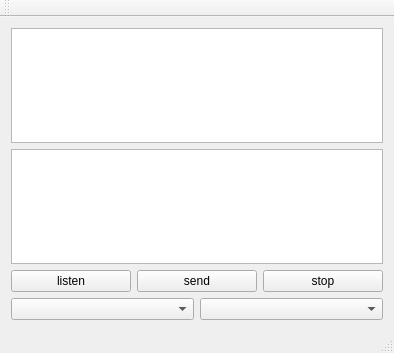
<?xml version="1.0" encoding="UTF-8"?>
<ui version="4.0">
 <class>MainWindow</class>
 <widget class="QMainWindow" name="MainWindow">
  <property name="geometry">
   <rect>
    <x>0</x>
    <y>0</y>
    <width>394</width>
    <height>353</height>
   </rect>
  </property>
  <property name="windowTitle">
   <string>MainWindow</string>
  </property>
  <widget class="QWidget" name="centralWidget">
   <layout class="QGridLayout" name="gridLayout">
    <item row="0" column="0">
     <widget class="QTextEdit" name="read"/>
    </item>
    <item row="1" column="0">
     <widget class="QTextEdit" name="write"/>
    </item>
    <item row="2" column="0">
     <layout class="QHBoxLayout" name="horizontalLayout">
      <item>
       <widget class="QPushButton" name="listen">
        <property name="text">
         <string>listen</string>
        </property>
       </widget>
      </item>
      <item>
       <widget class="QPushButton" name="send">
        <property name="text">
         <string>send</string>
        </property>
       </widget>
      </item>
      <item>
       <widget class="QPushButton" name="stop">
        <property name="text">
         <string>stop</string>
        </property>
       </widget>
      </item>
     </layout>
    </item>
    <item row="3" column="0">
     <layout class="QHBoxLayout" name="horizontalLayout_2">
      <item>
       <widget class="QComboBox" name="sendcomboBox"/>
      </item>
      <item>
       <widget class="QComboBox" name="stopcomboBox"/>
      </item>
     </layout>
    </item>
   </layout>
  </widget>
  <widget class="QMenuBar" name="menuBar">
   <property name="geometry">
    <rect>
     <x>0</x>
     <y>0</y>
     <width>394</width>
     <height>23</height>
    </rect>
   </property>
  </widget>
  <widget class="QToolBar" name="mainToolBar">
   <attribute name="toolBarArea">
    <enum>TopToolBarArea</enum>
   </attribute>
   <attribute name="toolBarBreak">
    <bool>false</bool>
   </attribute>
  </widget>
  <widget class="QStatusBar" name="statusBar"/>
 </widget>
 <layoutdefault spacing="6" margin="11"/>
 <resources/>
 <connections/>
</ui>
